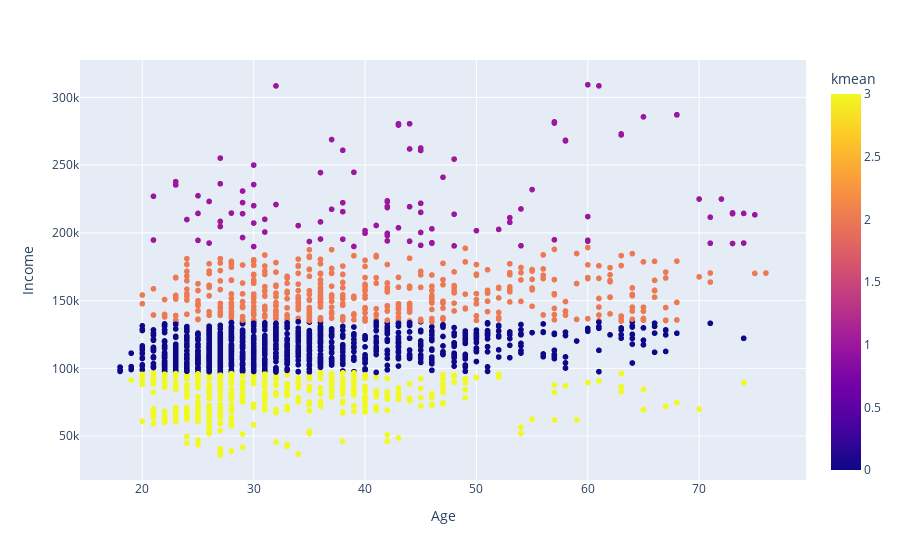

This figure's notebook cell:
### Code cell
import plotly.express as px


fig = px.scatter(data_analysis, x='Age', y='Income', color=data_analysis['kmean'])
fig.show()

### Figure 1 — Plotly figure (JSON) as saved in the notebook; plotly's stock layout.template omitted (floating-point values rounded to 4 significant figures; data arrays with more than 128 entries replaced by an {"elided": "..."} marker saying what was removed)
{"data": [{"hovertemplate": "Age=%{x}<br>Income=%{y}<br>kmean=%{marker.color}<extra></extra>", "legendgroup": "", "marker": {"color": {"elided": "2000 int values"}, "coloraxis": "coloraxis", "symbol": "circle"}, "mode": "markers", "name": "", "showlegend": false, "type": "scattergl", "x": {"elided": "2000 int values"}, "xaxis": "x", "y": {"elided": "2000 int values"}, "yaxis": "y"}], "layout": {"coloraxis": {"colorbar": {"title": {"text": "kmean"}}, "colorscale": [[0, "#0d0887"], [0.1111, "#46039f"], [0.2222, "#7201a8"], [0.3333, "#9c179e"], [0.4444, "#bd3786"], [0.5556, "#d8576b"], [0.6667, "#ed7953"], [0.7778, "#fb9f3a"], [0.8889, "#fdca26"], [1, "#f0f921"]]}, "legend": {"tracegroupgap": 0}, "margin": {"t": 60}, "xaxis": {"anchor": "y", "domain": [0, 1], "title": {"text": "Age"}}, "yaxis": {"anchor": "x", "domain": [0, 1], "title": {"text": "Income"}}}}
